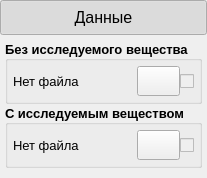
                 <widget class="QWidget" name="widget_data" native="true">
                  <property name="sizePolicy">
                   <sizepolicy hsizetype="Minimum" vsizetype="Fixed">
                    <horstretch>0</horstretch>
                    <verstretch>0</verstretch>
                   </sizepolicy>
                  </property>
                  <property name="minimumSize">
                   <size>
                    <width>0</width>
                    <height>0</height>
                   </size>
                  </property>
                  <property name="styleSheet">
                   <string notr="true"/>
                  </property>
                  <layout class="QVBoxLayout" name="layout_menu_data">
                   <property name="spacing">
                    <number>0</number>
                   </property>
                   <property name="sizeConstraint">
                    <enum>QLayout::SetDefaultConstraint</enum>
                   </property>
                   <property name="leftMargin">
                    <number>0</number>
                   </property>
                   <property name="topMargin">
                    <number>0</number>
                   </property>
                   <property name="rightMargin">
                    <number>0</number>
                   </property>
                   <property name="bottomMargin">
                    <number>5</number>
                   </property>
                   <item>
                    <widget class="QWidget" name="widget_data_header" native="true">
                     <property name="styleSheet">
                      <string notr="true"/>
                     </property>
                     <layout class="QHBoxLayout" name="layout_data_header">
                      <property name="spacing">
                       <number>0</number>
                      </property>
                      <property name="leftMargin">
                       <number>0</number>
                      </property>
                      <property name="topMargin">
                       <number>0</number>
                      </property>
                      <property name="rightMargin">
                       <number>0</number>
                      </property>
                      <property name="bottomMargin">
                       <number>0</number>
                      </property>
                      <item>
                       <widget class="QPushButton" name="pushButton_data_header">
                        <property name="sizePolicy">
                         <sizepolicy hsizetype="Minimum" vsizetype="Fixed">
                          <horstretch>0</horstretch>
                          <verstretch>0</verstretch>
                         </sizepolicy>
                        </property>
                        <property name="minimumSize">
                         <size>
                          <width>0</width>
                          <height>35</height>
                         </size>
                        </property>
                        <property name="maximumSize">
                         <size>
                          <width>16777215</width>
                          <height>35</height>
                         </size>
                        </property>
                        <property name="font">
                         <font>
                          <pointsize>12</pointsize>
                         </font>
                        </property>
                        <property name="cursor">
                         <cursorShape>PointingHandCursor</cursorShape>
                        </property>
                        <property name="accessibleDescription">
                         <string/>
                        </property>
                        <property name="layoutDirection">
                         <enum>Qt::LeftToRight</enum>
                        </property>
                        <property name="autoFillBackground">
                         <bool>false</bool>
                        </property>
                        <property name="styleSheet">
                         <string notr="true">QPushButton {
	/* задает иконку */
	background-image: url(:/menu_titles/resource/menu_titles/menu_data_white_36dp.svg);
} </string>
                        </property>
                        <property name="text">
                         <string>Данные</string>
                        </property>
                        <property name="iconSize">
                         <size>
                          <width>0</width>
                          <height>0</height>
                         </size>
                        </property>
                        <property name="checkable">
                         <bool>true</bool>
                        </property>
                        <property name="checked">
                         <bool>true</bool>
                        </property>
                        <property name="autoRepeat">
                         <bool>false</bool>
                        </property>
                        <property name="autoExclusive">
                         <bool>false</bool>
                        </property>
                        <property name="default">
                         <bool>false</bool>
                        </property>
                        <property name="flat">
                         <bool>false</bool>
                        </property>
                       </widget>
                      </item>
                     </layout>
                    </widget>
                   </item>
                   <item>
                    <widget class="QWidget" name="widget_data_body" native="true">
                     <property name="styleSheet">
                      <string notr="true"/>
                     </property>
                     <layout class="QVBoxLayout" name="layout_data_body" stretch="0,0">
                      <property name="spacing">
                       <number>0</number>
                      </property>
                      <property name="leftMargin">
                       <number>5</number>
                      </property>
                      <property name="topMargin">
                       <number>5</number>
                      </property>
                      <property name="rightMargin">
                       <number>5</number>
                      </property>
                      <property name="bottomMargin">
                       <number>5</number>
                      </property>
                      <item>
                       <widget class="QGroupBox" name="groupBox_no_gas">
                        <property name="minimumSize">
                         <size>
                          <width>0</width>
                          <height>50</height>
                         </size>
                        </property>
                        <property name="maximumSize">
                         <size>
                          <width>16777215</width>
                          <height>16777215</height>
                         </size>
                        </property>
                        <property name="sizeIncrement">
                         <size>
                          <width>0</width>
                          <height>0</height>
                         </size>
                        </property>
                        <property name="baseSize">
                         <size>
                          <width>0</width>
                          <height>0</height>
                         </size>
                        </property>
                        <property name="font">
                         <font>
                          <pointsize>10</pointsize>
                          <weight>75</weight>
                          <bold>true</bold>
                         </font>
                        </property>
                        <property name="cursor">
                         <cursorShape>ArrowCursor</cursorShape>
                        </property>
                        <property name="mouseTracking">
                         <bool>false</bool>
                        </property>
                        <property name="tabletTracking">
                         <bool>false</bool>
                        </property>
                        <property name="styleSheet">
                         <string notr="true"/>
                        </property>
                        <property name="title">
                         <string>Без исследуемого вещества</string>
                        </property>
                        <property name="alignment">
                         <set>Qt::AlignLeading|Qt::AlignLeft|Qt::AlignVCenter</set>
                        </property>
                        <property name="flat">
                         <bool>true</bool>
                        </property>
                        <property name="checkable">
                         <bool>false</bool>
                        </property>
                        <layout class="QHBoxLayout" name="layout_no_gas">
                         <property name="spacing">
                          <number>0</number>
                         </property>
                         <property name="leftMargin">
                          <number>5</number>
                         </property>
                         <property name="topMargin">
                          <number>5</number>
                         </property>
                         <property name="rightMargin">
                          <number>5</number>
                         </property>
                         <property name="bottomMargin">
                          <number>5</number>
                         </property>
                         <item>
                          <widget class="QLabel" name="label_text_file_name_no_gas">
                           <property name="minimumSize">
                            <size>
                             <width>0</width>
                             <height>30</height>
                            </size>
                           </property>
                           <property name="maximumSize">
                            <size>
                             <width>16777215</width>
                             <height>30</height>
                            </size>
                           </property>
                           <property name="font">
                            <font>
                             <pointsize>10</pointsize>
                             <weight>50</weight>
                             <bold>false</bold>
                            </font>
                           </property>
                           <property name="styleSheet">
                            <string notr="true"/>
                           </property>
                           <property name="text">
                            <string>Нет файла</string>
                           </property>
                           <property name="textFormat">
                            <enum>Qt::AutoText</enum>
                           </property>
                           <property name="scaledContents">
                            <bool>false</bool>
                           </property>
                          </widget>
                         </item>
                         <item>
                          <widget class="QPushButton" name="pushButton_reading_file_without_gas">
                           <property name="sizePolicy">
                            <sizepolicy hsizetype="Fixed" vsizetype="Fixed">
                             <horstretch>0</horstretch>
                             <verstretch>0</verstretch>
                            </sizepolicy>
                           </property>
                           <property name="minimumSize">
                            <size>
                             <width>30</width>
                             <height>30</height>
                            </size>
                           </property>
                           <property name="maximumSize">
                            <size>
                             <width>16777215</width>
                             <height>30</height>
                            </size>
                           </property>
                           <property name="cursor">
                            <cursorShape>PointingHandCursor</cursorShape>
                           </property>
                           <property name="whatsThis">
                            <string/>
                           </property>
                           <property name="accessibleName">
                            <string/>
                           </property>
                           <property name="accessibleDescription">
                            <string/>
                           </property>
                           <property name="styleSheet">
                            <string notr="true">QPushButton:hover {
	border: none;												/* без границ */
}</string>
                           </property>
                           <property name="text">
                            <string/>
                           </property>
                           <property name="icon">
                            <iconset resource="res.qrc">
                             <normaloff>:/shared/resource/file_download_white_24dp.svg</normaloff>:/shared/resource/file_download_white_24dp.svg</iconset>
                           </property>
                           <property name="iconSize">
                            <size>
                             <width>25</width>
                             <height>25</height>
                            </size>
                           </property>
                          </widget>
                         </item>
                         <item>
                          <widget class="QCheckBox" name="checkBox_download_no_gas">
                           <property name="enabled">
                            <bool>false</bool>
                           </property>
                           <property name="sizePolicy">
                            <sizepolicy hsizetype="Fixed" vsizetype="Fixed">
                             <horstretch>0</horstretch>
                             <verstretch>0</verstretch>
                            </sizepolicy>
                           </property>
                           <property name="minimumSize">
                            <size>
                             <width>0</width>
                             <height>30</height>
                            </size>
                           </property>
                           <property name="maximumSize">
                            <size>
                             <width>16777215</width>
                             <height>30</height>
                            </size>
                           </property>
                           <property name="whatsThis">
                            <string/>
                           </property>
                           <property name="accessibleName">
                            <string/>
                           </property>
                           <property name="accessibleDescription">
                            <string/>
                           </property>
                           <property name="styleSheet">
                            <string notr="true"/>
                           </property>
                           <property name="text">
                            <string/>
                           </property>
                           <property name="checked">
                            <bool>false</bool>
                           </property>
                           <property name="tristate">
                            <bool>false</bool>
                           </property>
                          </widget>
                         </item>
                        </layout>
                       </widget>
                      </item>
                      <item>
                       <widget class="QGroupBox" name="groupBox_with_gas">
                        <property name="minimumSize">
                         <size>
                          <width>0</width>
                          <height>50</height>
                         </size>
                        </property>
                        <property name="sizeIncrement">
                         <size>
                          <width>0</width>
                          <height>0</height>
                         </size>
                        </property>
                        <property name="baseSize">
                         <size>
                          <width>0</width>
                          <height>0</height>
                         </size>
                        </property>
                        <property name="font">
                         <font>
                          <pointsize>10</pointsize>
                          <weight>75</weight>
                          <bold>true</bold>
                         </font>
                        </property>
                        <property name="cursor">
                         <cursorShape>ArrowCursor</cursorShape>
                        </property>
                        <property name="mouseTracking">
                         <bool>false</bool>
                        </property>
                        <property name="tabletTracking">
                         <bool>false</bool>
                        </property>
                        <property name="styleSheet">
                         <string notr="true"/>
                        </property>
                        <property name="title">
                         <string>С исследуемым веществом</string>
                        </property>
                        <property name="alignment">
                         <set>Qt::AlignLeading|Qt::AlignLeft|Qt::AlignVCenter</set>
                        </property>
                        <property name="flat">
                         <bool>true</bool>
                        </property>
                        <property name="checkable">
                         <bool>false</bool>
                        </property>
                        <layout class="QHBoxLayout" name="layout_with_gas">
                         <property name="spacing">
                          <number>0</number>
                         </property>
                         <property name="leftMargin">
                          <number>5</number>
                         </property>
                         <property name="topMargin">
                          <number>5</number>
                         </property>
                         <property name="rightMargin">
                          <number>5</number>
                         </property>
                         <property name="bottomMargin">
                          <number>5</number>
                         </property>
                         <item>
                          <widget class="QLabel" name="label_text_file_name_with_gas">
                           <property name="minimumSize">
                            <size>
                             <width>0</width>
                             <height>30</height>
                            </size>
                           </property>
                           <property name="maximumSize">
                            <size>
                             <width>16777215</width>
                             <height>30</height>
                            </size>
                           </property>
                           <property name="font">
                            <font>
                             <pointsize>10</pointsize>
                             <weight>50</weight>
                             <bold>false</bold>
                            </font>
                           </property>
                           <property name="styleSheet">
                            <string notr="true"/>
                           </property>
                           <property name="text">
                            <string>Нет файла</string>
                           </property>
                           <property name="textFormat">
                            <enum>Qt::AutoText</enum>
                           </property>
                           <property name="scaledContents">
                            <bool>false</bool>
                           </property>
                          </widget>
                         </item>
                         <item>
                          <widget class="QPushButton" name="pushButton_reading_file_with_gas">
                           <property name="sizePolicy">
                            <sizepolicy hsizetype="Fixed" vsizetype="Fixed">
                             <horstretch>0</horstretch>
                             <verstretch>0</verstretch>
                            </sizepolicy>
                           </property>
                           <property name="minimumSize">
                            <size>
                             <width>0</width>
                             <height>30</height>
                            </size>
                           </property>
                           <property name="maximumSize">
                            <size>
                             <width>16777215</width>
                             <height>30</height>
                            </size>
                           </property>
                           <property name="cursor">
                            <cursorShape>PointingHandCursor</cursorShape>
                           </property>
                           <property name="styleSheet">
                            <string notr="true">QPushButton:hover {
	border: none;												/* без границ */
}</string>
                           </property>
                           <property name="text">
                            <string/>
                           </property>
                           <property name="icon">
                            <iconset resource="res.qrc">
                             <normaloff>:/shared/resource/file_download_white_24dp.svg</normaloff>:/shared/resource/file_download_white_24dp.svg</iconset>
                           </property>
                           <property name="iconSize">
                            <size>
                             <width>25</width>
                             <height>25</height>
                            </size>
                           </property>
                          </widget>
                         </item>
                         <item>
                          <widget class="QCheckBox" name="checkBox_download_with_gas">
                           <property name="enabled">
                            <bool>false</bool>
                           </property>
                           <property name="sizePolicy">
                            <sizepolicy hsizetype="Fixed" vsizetype="Fixed">
                             <horstretch>0</horstretch>
                             <verstretch>0</verstretch>
                            </sizepolicy>
                           </property>
                           <property name="minimumSize">
                            <size>
                             <width>0</width>
                             <height>30</height>
                            </size>
                           </property>
                           <property name="maximumSize">
                            <size>
                             <width>16777215</width>
                             <height>30</height>
                            </size>
                           </property>
                           <property name="styleSheet">
                            <string notr="true"/>
                           </property>
                           <property name="text">
                            <string/>
                           </property>
                           <property name="checked">
                            <bool>false</bool>
                           </property>
                           <property name="tristate">
                            <bool>false</bool>
                           </property>
                          </widget>
                         </item>
                        </layout>
                       </widget>
                      </item>
                     </layout>
                    </widget>
                   </item>
                  </layout>
                 </widget>
